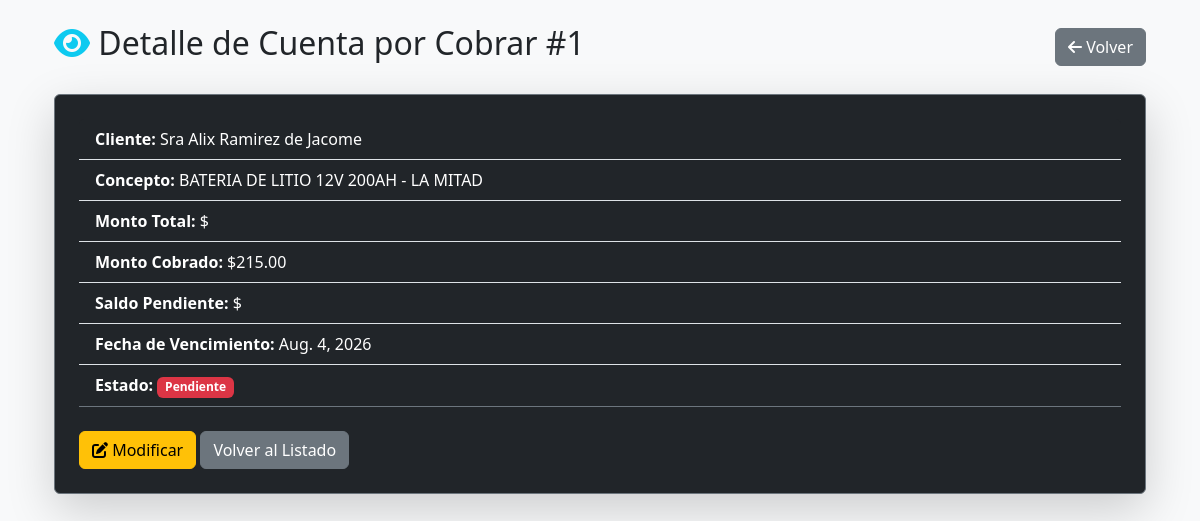
Page /cuentas-por-cobrar/ver/1/ on the committed database.
### gestion/models.py (models this page shows, shortened)
class CuentaPorCobrar(models.Model):
    ESTADOS = [
        ("PEND", "Pendiente"),
        ("PAG", "Pagado"),
        ("VENC", "Vencido"),
    ]
    cliente = models.ForeignKey(Cliente, on_delete=models.CASCADE, verbose_name="Cliente")
    concepto = models.CharField(max_length=200, verbose_name="Concepto")
    monto_deuda = models.DecimalField(max_digits=10, decimal_places=2, verbose_name="Monto Total")
    monto_cobrado = models.DecimalField(max_digits=10, decimal_places=2, default=0.00, verbose_name="Monto Abonado / Cobrado")
    fecha_emision = models.DateField(verbose_name="Fecha de Emisión")
    fecha_vencimiento = models.DateField(verbose_name="Fecha de Vencimiento")
    estado = models.CharField(max_length=4, choices=ESTADOS, default="PEND", verbose_name="Estado")
    observaciones = models.TextField(blank=True, null=True, verbose_name="Observaciones")

class Cliente(models.Model):
    nombre = models.CharField(max_length=100)
    rif_cedula = models.CharField(
        max_length=50, blank=True, null=True, verbose_name="Rif o Cédula"
    )
    telefono = models.CharField(max_length=20, blank=True, null=True)
    direccion = models.TextField(
        blank=True, null=True, verbose_name="Dirección"
    )
    nota_privada = models.TextField(
        blank=True, null=True, verbose_name="Nota Privada"
    )
    foto = models.ImageField(upload_to="clientes/", blank=True, null=True)
    latitud = models.DecimalField(
        max_digits=9, decimal_places=6, blank=True, null=True
    )
    longitud = models.DecimalField(
        max_digits=9, decimal_places=6, blank=True, null=True
    )
    def __str__(self):
        return (
            f"{self.nombre} ({self.rif_cedula})"
            if self.rif_cedula
            else self.nombre
        )

### gestion/views.py (the view)
# urls.py: path("cuentas-por-cobrar/ver/<int:pk>/", views.ver_cuenta_por_cobrar, name="ver_cuenta_por_cobrar"),
def ver_cuenta_por_cobrar(request, pk):
    cuenta = get_object_or_404(CuentaPorCobrar, pk=pk)
    return render(request, 'gestion/ver_cuenta_por_cobrar.html', {'cuenta': cuenta})

### gestion/templates/gestion/ver_cuenta_por_cobrar.html
{% extends 'gestion/base.html' %}
{% block content %}
<div class="container mt-4">
    <div class="d-flex justify-content-between align-items-center mb-4">
        <h2><i class="fas fa-eye text-info"></i> Detalle de Cuenta por Cobrar #{{ cuenta.pk }}</h2>
        <a href="{% url 'lista_cuentas_por_cobrar' %}" class="btn btn-secondary">
            <i class="fas fa-arrow-left"></i> Volver
        </a>
    </div>
    <div class="card bg-dark text-white shadow-lg border-secondary p-4">
        <ul class="list-group list-group-flush bg-dark">
            <li class="list-group-item bg-dark text-white"><strong>Cliente:</strong> {{ cuenta.cliente }}</li>
            <li class="list-group-item bg-dark text-white"><strong>Concepto:</strong> {{ cuenta.concepto }}</li>
            <li class="list-group-item bg-dark text-white"><strong>Monto Total:</strong> ${{ cuenta.monto_total }}</li>
            <li class="list-group-item bg-dark text-white"><strong>Monto Cobrado:</strong> ${{ cuenta.monto_cobrado }}</li>
            <li class="list-group-item bg-dark text-white"><strong>Saldo Pendiente:</strong> ${{ cuenta.saldo_pendiente }}</li>
            <li class="list-group-item bg-dark text-white"><strong>Fecha de Vencimiento:</strong> {{ cuenta.fecha_vencimiento }}</li>
            <li class="list-group-item bg-dark text-white"><strong>Estado:</strong>
                <span class="badge {% if cuenta.estado == 'PAGADO' %}bg-success{% else %}bg-danger{% endif %}">
                    {{ cuenta.get_estado_display|default:cuenta.estado }}
                </span>
            </li>
        </ul>
        <div class="mt-4">
            <a href="{% url 'modificar_cuenta_por_cobrar' cuenta.pk %}" class="btn btn-warning">
                <i class="fas fa-edit"></i> Modificar
            </a>
            <a href="{% url 'lista_cuentas_por_cobrar' %}" class="btn btn-secondary">Volver al Listado</a>
        </div>
    </div>
</div>
{% endblock %}

### rows in the picture
CuentaPorCobrar: pk "1", cliente "Sra Alix Ramirez de Jacome", concepto "BATERIA DE LITIO 12V 200AH - LA MITAD", monto_cobrado "215.00", fecha_vencimiento "Aug. 4, 2026", estado "Pendiente"
